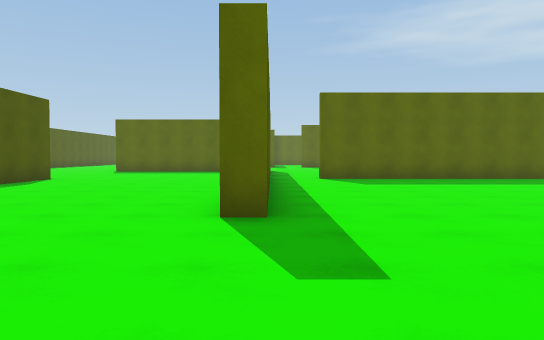
[1] (above)

21 first-person views from a walk through a 3-D level made in the Unity game engine. The camera is 1.3 m above the floor, tilts 2° down and sees 70° across. The floor is counted in squares, 2 m on a side. Each view is taken from the middle of a square. On the plan, view 1 faces up. The plan holds only what a view shows up to about 11 squares ahead; the rest is blank. The place goes on beyond the plan. The player character is not drawn.

[2]
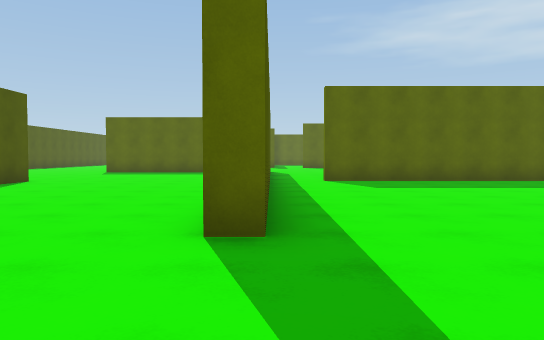

[3]
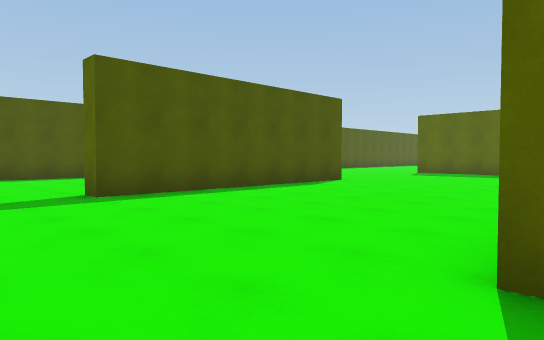

[4]
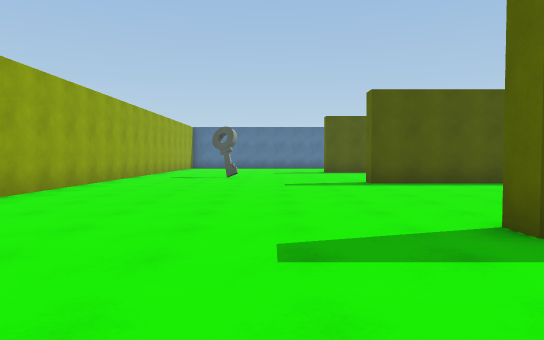

[5]
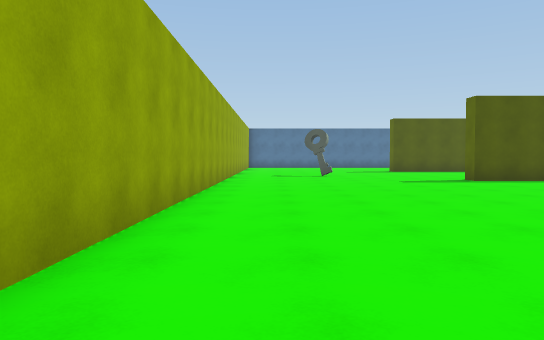

[6]
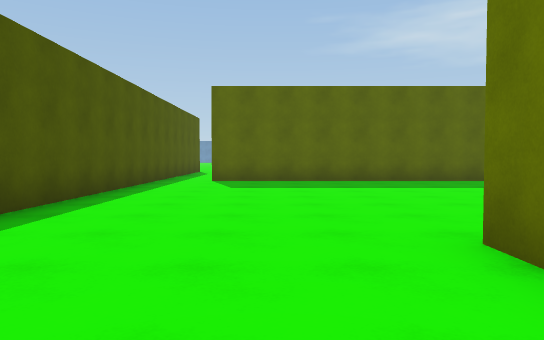

[7]
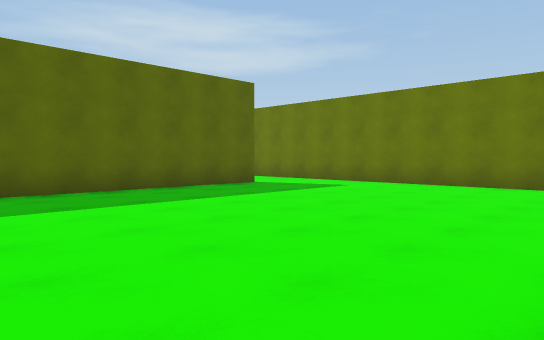

[8]
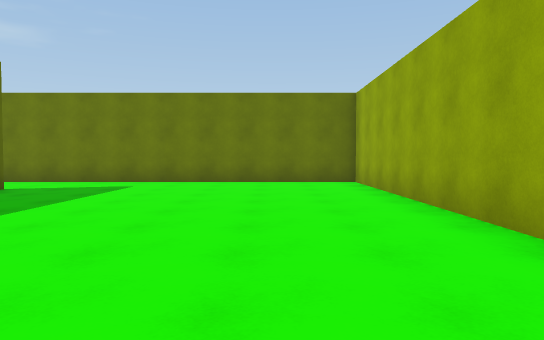

[9]
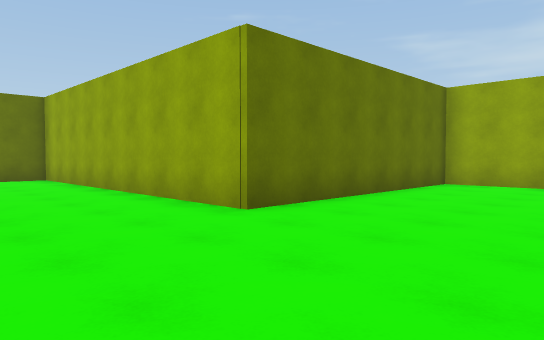

[10]
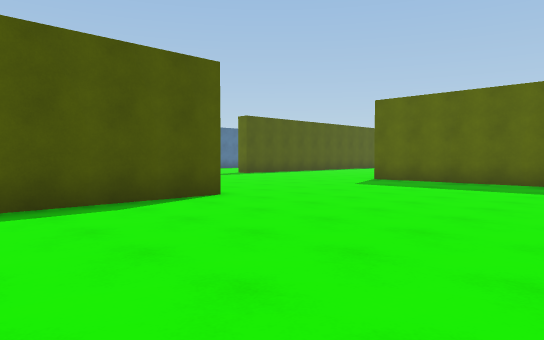

[11]
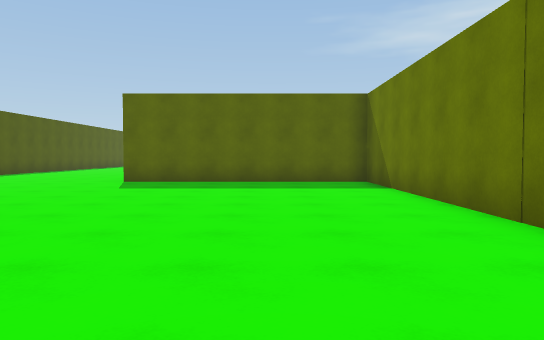

[12]
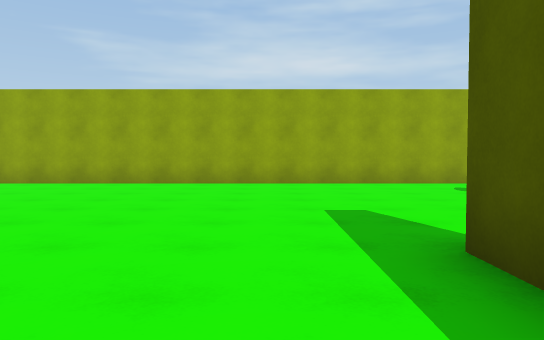

[13]
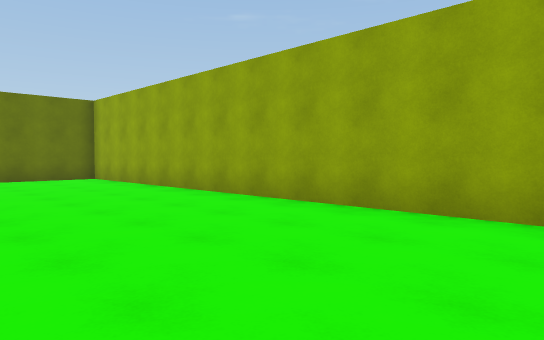

[14]
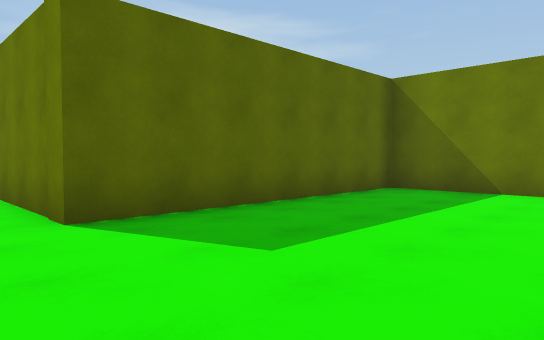

[15]
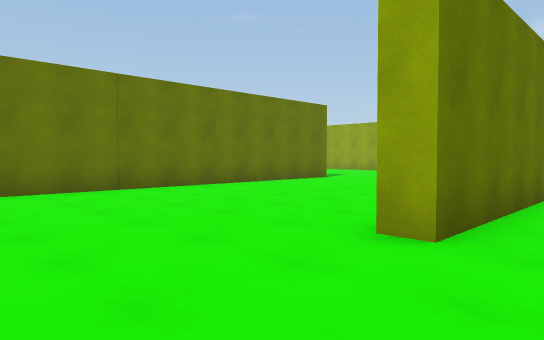

[16]
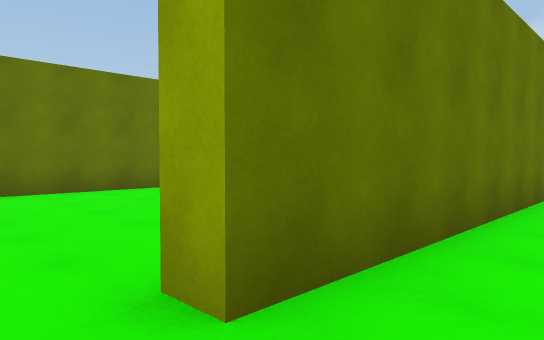

[17]
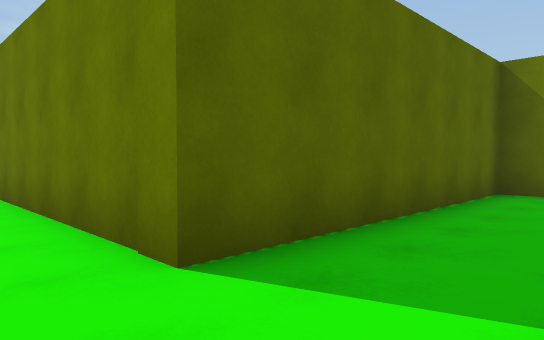

[18]
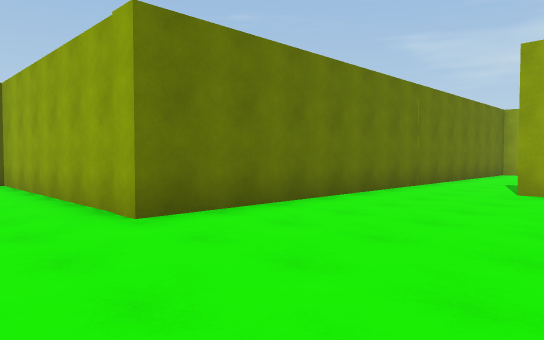

[19]
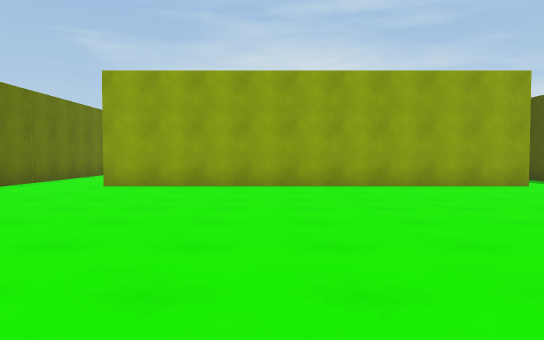

[20]
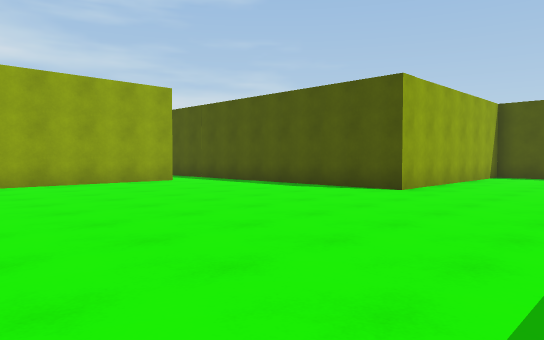

[21]
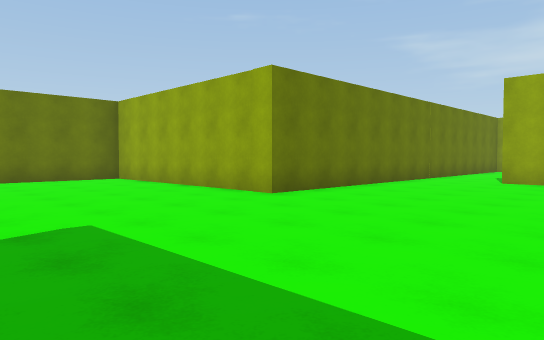

### Floor plan
Points are (right, up) in squares from view 1. A wall is a line through its corners. A room is listed if a view was taken in it or the views show most of it. See-through windows are left out.
Room 1 (views 1, 2, 3, 4, 5, 6, 7, 8, 9, 10, 11, 12, 13, 14, 15, 16, 17)
walls: (-0.6, 5.9) (-0.6, 17) (-6.8, 17) (-6.8, 22); (-0.1, 11.5) (-0.1, 4.1) (-0.6, 4.1); (-6.8, 5.2) (-6.8, 11.1) (-6.3, 11.1) (-6.3, 4.4) (-6.9, 4.4); (-8.5, -2.3) (4.6, -2.3) (4.6, 3.9) (12.8, 3.9) (12.8, 11.6); (10.8, 11.3) (1.4, 11.3)
ways out: opening at (1, 11) to room 2; opening at (11.5, 11) to room 2
Room 2 (views 18, 19, 20, 21)
walls: (1.4, 11.6) (10.8, 11.6); (12.8, 11.6) (12.8, 17.1) (19.2, 17.1) (19.2, 20.1); (-5.1, 17.5) (-0.1, 17.5) (-0.1, 11.5)
ways out: opening at (1, 11) to room 1; opening at (11.5, 11) to room 1

Positions as (right, up) in squares from view 1, and headings:
1: (0, 0), facing up
2: (0, 1), facing up
3: (0, 2), facing up-left
4: (3, 2), facing left
5: (4, -1), facing left
6: (3, 1), facing up
7: (4, 4), facing up-right
8: (3, 6), facing right
9: (1, 7), facing down-right
10: (-1, 7), facing up-left
11: (-3, 7), facing up
12: (-5, 7), facing down
13: (-7, 2), facing down-right
14: (-8, 13), facing up-right
15: (-8, 14), facing down-right
16: (-8, 12), facing down-right
17: (-8, 15), facing up-right
18: (9, 19), facing down-right
19: (7, 20), facing down
20: (7, 21), facing down-left
21: (8, 22), facing down-right
